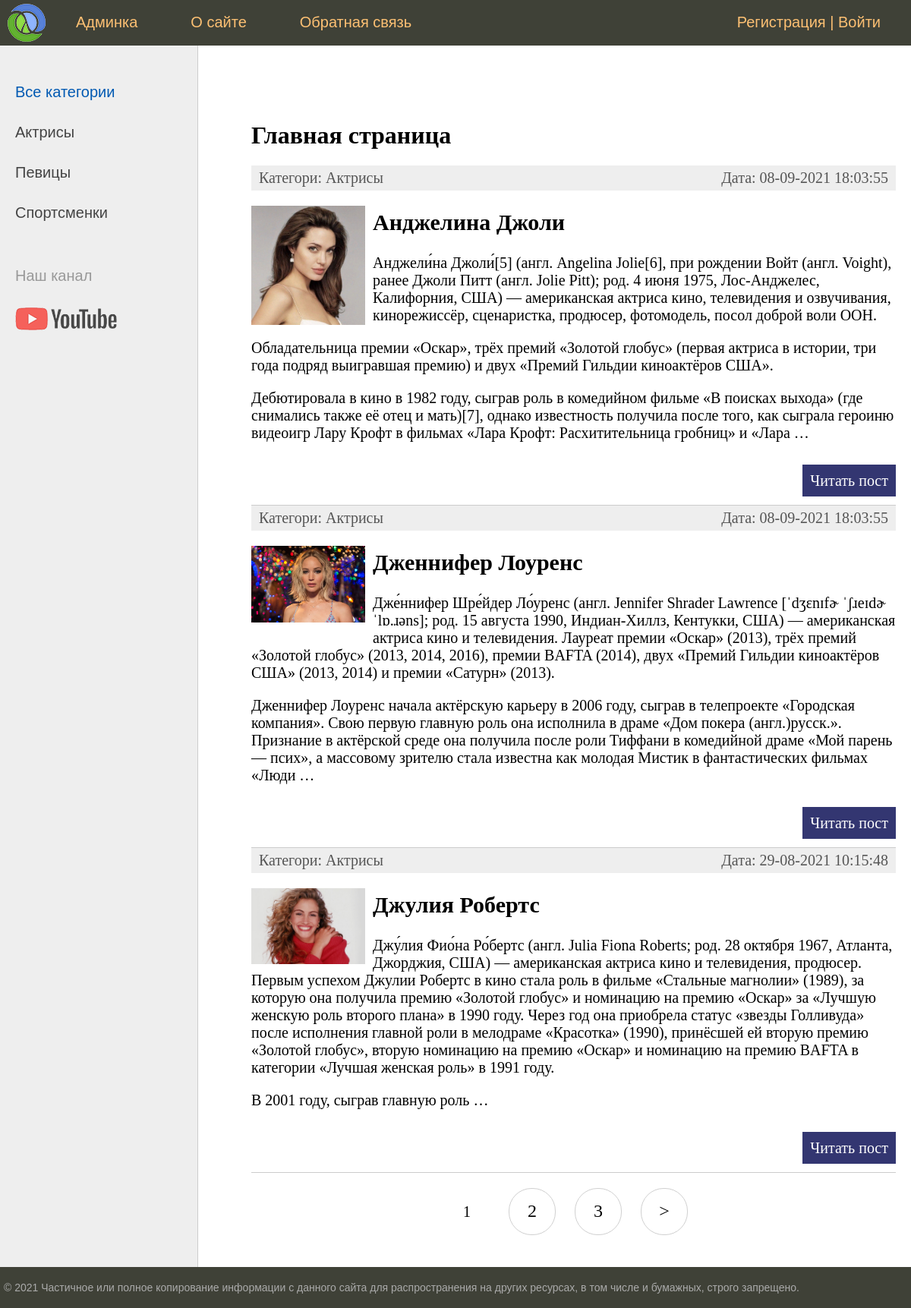
The page / on the database its author committed.
### women/models.py (models this page shows, shortened)
class Category(models.Model):
    name = models.CharField(max_length=100, db_index=True,
                            verbose_name="Категория")
    slug = models.SlugField(max_length=255, unique=True,
                            db_index=True, verbose_name="URL")
    def __str__(self):
        return self.name
    def get_absolute_url(self):
        return reverse('category', kwargs={'cat_slug': self.slug})
    class Meta:
        verbose_name = 'Категорию'
        verbose_name_plural = 'Категории'
        ordering = ['name']

class Women(models.Model):
    title = models.CharField(max_length=255,
                             verbose_name="Заголовок")
    slug = models.SlugField(max_length=255, unique=True,
                            db_index=True, verbose_name="URL")
    content = models.TextField(blank=True,
                               verbose_name="Текст статьи")
    photo = models.ImageField(upload_to="photos/%Y/%m/%d/",
                              verbose_name="Фото")
    time_create = models.DateTimeField(auto_now_add=True,
                                       verbose_name="Время создания")
    time_update = models.DateTimeField(auto_now=True,
                                       verbose_name="Время изменения")
    is_published = models.BooleanField(default=True,
                                       verbose_name="Публикация")
    cat = models.ForeignKey('Category', on_delete=models.PROTECT,
                            verbose_name="Категория")
    def get_absolute_url(self):
        return reverse('post', kwargs={'post_slug': self.slug})
    class Meta:
        verbose_name = 'Известные женщины'
        verbose_name_plural = 'Известные женщины'
        ordering = ['time_create', 'title']

### women/views.py (the view)
# urls.py: path('', WomenHome.as_view(), name='home'), # http://127.0.0.1:8000/
class WomenHome(DataMixin, ListView):
    model = Women
    template_name = 'women/index.html'
    context_object_name = 'posts'
    def get_context_data(self, *, object_list=None, **kwargs):
        context = super().get_context_data(**kwargs)
        c_def = self.get_user_context(title="Главная страница")
        return {**context, **c_def}
    def get_queryset(self):
        return Women.objects.filter(
            is_published=True).select_related('cat')

### women/utils.py (called while the page is built)
    def get_user_context(self, **kwargs):
        context = kwargs
        cats = cache.get('cats')
        if not cats:
            cats = Category.objects.annotate(Count('women'))
            cache.set('cats', cats, 60)
        user_menu = menu.copy()
        if not self.request.user.is_authenticated:
            user_menu.pop(1)
        context['menu'] = user_menu
        context['cats'] = cats
        if 'cat_selected' not in context:
            context['cat_selected'] = 0
        return context

### women/templates/women/index.html (shortened to what this page needs)
{% extends 'women/base.html'%}
{% block content %}
<h1>{{ title }}</h1>
<ul class="list-articles">
    {% for p in posts %}
    <li>
        <div class="article-panel">
            <p class="first">Категори: {{ p.cat }}</p>
            <p class="last">Дата: {{ p.time_update|date:"d-m-Y H:i:s" }}</p>
        </div>
        {% if p.photo %}
        <p><img class="img-article-left thumb" src="{{ p.photo.url }}"></p>
        {% endif %}
        <h2>{{ p.title }}</h2>
        <p>{{ p.content|linebreaks|truncatewords:100}}</p>
        <p class="link-read-post"><a href="{{ p.get_absolute_url }}">Читать пост</a></p>
    </li>
    {% endfor %}
</ul>
{% endblock %}

### women/templates/women/base.html (shortened to what this page needs)
{% load static %}
{% load women_tags %}
<!DOCTYPE html>
<html>
<head>
	<link type="text/css" href="{% static 'women/css/styles.css' %}" rel="stylesheet" />
</head>
<body>
<table class="table-page" border=0 cellpadding="0" cellspacing="0">
<tr><td valign=top>
{% block mainmenu %}
		<div class="header">
			<ul id="mainmenu" class="mainmenu">
			<li class="logo"><a href="{% url 'home' %}"><div class="logo"></div></a></li>
<li><a href="{% url 'admin:index' %}">Админка</a></li>
{% for m in menu %}
			<li><a href="{% url m.url_name %}">{{m.title}}</a></li>
{% endfor %}
			{% if request.user.is_authenticated %}
			<li class="last"> {{user.username }} | <a href="{% url 'logout' %}">Выйти</a> </li>
			{% else %}
			<li class="last"><a href="{% url 'register' %}">Регистрация</a> | <a href="{% url 'login' %}">Войти</a></li>
			{% endif %}
			</ul>
		</div>
{% endblock mainmenu %}
<table class="table-content" border=0 cellpadding="0" cellspacing="0">
<tr>
	<td valign="top" class="left-chapters">
	<ul id="leftchapters">
{% if cat_selected == 0 %}
		<li class="selected">Все категории</li>
{% else %}
		<li><a href="{% url 'home' %}">Все категории</a></li>
{% endif %}
{% for c in cats %}
{% if c.women__count > 0 %}
		{% if c.pk == cat_selected %}
			<li class="selected"><a href="{{ c.get_absolute_url }}"> {{ c.name }} </a></li>
		{% else %}
			<li><a href="{{ c.get_absolute_url }}"> {{ c.name }} </a></li>
		{% endif %}
{% endif %}
{% endfor %}
		<li class="share">
		<p>Наш канал</p>
		<a class="share-yt" href="https://www.youtube.com/channel/UClJzWfGWuGJL2t-3dYKcHTA/playlists" target="_blank" rel="nofollow"></a>
		</li>
	</ul>
</td>
<td valign="top" class="content">
	<div class="content-text">
{% block content %}
{% endblock %}
{% if page_obj.has_other_pages %}
<nav class="list-pages">
	<ul>
		{% for p in paginator.page_range %}
		{% if page_obj.number == p %}
		<li class="page-num page-num-selected"> {{ p }} </li>
		{% elif p >= page_obj.number|add:-2 and p <= page_obj.number|add:2 %}
		<li class="page-num">
			<a href="?page={{ p }}"> {{ p }} </a>
		</li>
		{% endif %}
		{% endfor %}
{% if page_obj.has_next %}
<li class="page-num">
	<a href="?page={{ page_obj.next_page_number }}">&gt;</a>
</li>
{% endif %}
	</ul>
</nav>
{% endif %}
	</div>
</td></tr></table>
</td></tr>
<tr><td valign=top>
	<div id="footer">
		<p>&copy; 2021 Частичное или полное копирование информации с данного сайта для распространения на других ресурсах, в том числе и бумажных, строго запрещено.</p>
	</div>
</td></tr></table>
</body>
</html>

### women/static/women/css/styles.css (style rules this page uses)
html, body { font-family: 'Arial'; margin: 0; padding: 0; height: 100%; width: 100%; color: #444; }
a { color: #0059b2; text-decoration: none; }
img { max-width: 600px; height: auto; }
img.img-article-left { max-width: 300px; height: auto; float: left; padding: 0 10px 10px 0; }
img.img-article-left.thumb { max-width: 150px; height: auto; }
p.link-read-post { text-align: right; }
p.link-read-post a { padding: 10px; min-width: 100px; background: #333671; color: #fff; text-decoration: none; }
div.article-panel { background: #eee; padding: 5px 10px 5px 10px; box-sizing border-box; overflow: hidden; color: #555; }
div.article-panel p.first { margin: 0; float: left; }
div.article-panel p.last { margin: 0; float: right; }
ul.list-articles { list-style: none; margin: 0; padding: 0; }
ul.list-articles li { border-bottom: 1px solid #ccc; }
.table-page { width: 100%; height: 100%; vertical-align: top; }
.table-page tr { height: 100%; }
.header { background: #3F4137; height: 60px; }
.logo { background: url('../images/logo.png') no-repeat 10px 5px; width: 70px; height: 60px; }
ul.mainmenu { list-style: none; margin: 0; padding: 0; height: 60px; color: #fdc073; font-size: 20px; overflow: hidden; }
ul.mainmenu li { float: left; margin: 18px 40px 0 30px; }
ul.mainmenu li.logo { margin: 0; }
ul.mainmenu li.last { float: right; }
ul.mainmenu li a { color: #fdc073; text-decoration: none; }
.table-content { width: 100%; min-height: 100%; height: 100%; }
.left-chapters { margin: 0; background: #eee; border-right: 1px solid #ccc; min-height: 100%; }
.left-chapters ul { width: 230px; min-height: 100%; margin: 0; padding: 20px 10px 10px 20px; list-style: none; font-size: 20px; }
.left-chapters ul li { margin: 30px 0 0 0; color: #999; }
.left-chapters ul li.selected { color: #0059b2; }
.left-chapters ul li a { color: #444; text-decoration: none; }
.left-chapters ul li.share { margin: 60px 0 0 0; }
.left-chapters ul li.share p { margin: 30px 0 30px 0; }
.left-chapters ul li.share a { display: inline-block; width: 40px; height: 40px; margin: 0 20px 0 0; }
.left-chapters ul li.share a.share-yt { width: 100%; height: 30px; background: url('../images/share_yt.png') no-repeat 0 0 }
.content { padding: 40px 20px 20px 40px; width: 100%; box-sizing: border-box; }
.content-text { margin: 60px 0 0 30px; color: #000; font-size: 20px; font-family: Yandex Sans Display Light; }
.content-text h1 { font-size: 32px; }
#footer { box-sizing: border-box; background: #3F4137; padding: 5px; color: #aaa; font-size: 14px; font-family: Verdana, Geneva, Arial, Helvetica; text-align: left; overflow: hidden; }
.list-pages { text-align: center; margin: 0 0 20px 0; }
.list-pages ul { margin: 20px 0 0 0; padding: 0; list-style: none; }
.list-pages ul li { display: inline-block; margin: 0 20px 0 0; }
.list-pages a { color: #000; font-size: 24px; text-decoration: none; }
.list-pages .page-num, .page-num-selected { display: inline-block; width: 60px; height: 44px; padding: 16px 0 0 0; border: 1px solid #d0d0d0; border-radius: 30px; }
.list-pages .page-num-selected { border: none; color: #000; font-size: 20px; }

### rows shown on the page
Category: name "Актрисы"
Category: name "Певицы"
Category: name "Спортсменки"
Women: cat "Актрисы", time_update "08-09-2021 18:03:55", photo (picture), title "Анджелина Джоли", content "Анджели́на Джоли́[5] (англ. Angelina Jolie[6], при рождении Войт (англ. Voight), ранее Джоли Питт (англ. Jolie Pitt); род. 4 июня 1975, Лос-Анджелес, Калифорния, США) — американская актриса кино, телевидения и озвучивания, кинорежиссёр, сценаристка, продюсер, фотомодель, посол доброй воли ООН. Обладательница премии «Оскар», трёх премий «Золотой глобус» (первая актриса в истории, три года подряд выигравшая премию) и двух «Премий Гильдии киноактёров США». Дебютировала в кино в 1982 году, сыграв роль в комедийном фильме «В поисках выхода» (где снимались также её отец и мать)[7], однако известность получила после того, как сыграла героиню видеоигр Лару Крофт в фильмах «Лара Крофт:…"
Women: cat "Актрисы", time_update "08-09-2021 18:03:55", photo (picture), title "Дженнифер Лоуренс", content "Дже́ннифер Шре́йдер Ло́уренс (англ. Jennifer Shrader Lawrence [ˈdʒɛnɪfɚ ˈʃɹeɪdɚ ˈlɒ.ɹəns]; род. 15 августа 1990, Индиан-Хиллз, Кентукки, США) — американская актриса кино и телевидения. Лауреат премии «Оскар» (2013), трёх премий «Золотой глобус» (2013, 2014, 2016), премии BAFTA (2014), двух «Премий Гильдии киноактёров США» (2013, 2014) и премии «Сатурн» (2013). Дженнифер Лоуренс начала актёрскую карьеру в 2006 году, сыграв в телепроекте «Городская компания». Свою первую главную роль она исполнила в драме «Дом покера (англ.)русск.». Признание в актёрской среде она получила после роли Тиффани в комедийной драме «Мой парень — псих», а массовому зрителю стала известна как молодая Мистик в…"
Women: cat "Актрисы", time_update "29-08-2021 10:15:48", photo (picture), title "Джулия Робертс", content "Джу́лия Фио́на Ро́бертс (англ. Julia Fiona Roberts; род. 28 октября 1967, Атланта, Джорджия, США) — американская актриса кино и телевидения, продюсер. Первым успехом Джулии Робертс в кино стала роль в фильме «Стальные магнолии» (1989), за которую она получила премию «Золотой глобус» и номинацию на премию «Оскар» за «Лучшую женскую роль второго плана» в 1990 году. Через год она приобрела статус «звезды Голливуда» после исполнения главной роли в мелодраме «Красотка» (1990), принёсшей ей вторую премию «Золотой глобус», вторую номинацию на премию «Оскар» и номинацию на премию BAFTA в категории «Лучшая женская роль» в 1991 году. В 2001 году, сыграв главную роль …"

### other values the page prints
{{ m.title }} "О сайте" "Обратная связь"
{{ title }} "Главная страница"
{{ p }} "1"
{{ p }} "2" "3"
